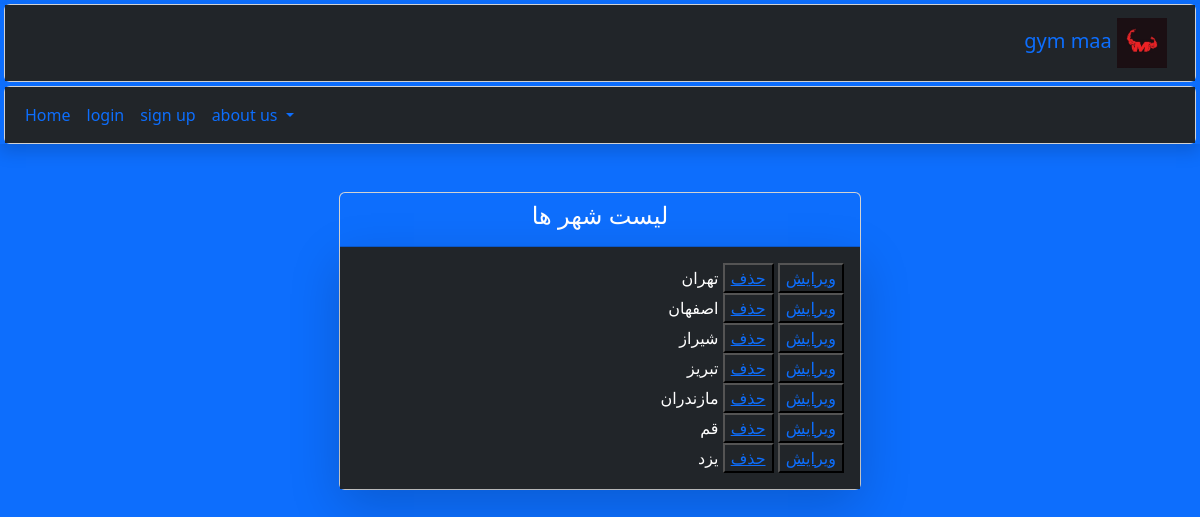
Screenshot of /city.php with the database file from the repository.
### tables this page shows
CREATE TABLE `city` (
  `id` int(11) NOT NULL,
  `city` varchar(40) NOT NULL
);

### city.php (the view, shortened to what this page needs)
<?php
include("header.php");
?>
<div class="container mt-5">
    <div class="row justify-content-center">
      <div class="col-md-6">
        <div class="card">
          <div class="card-header text-center bg-primary text-white">
            <h4>لیست شهر ها</h4>
          </div>
          <div class="card-body shadow-lg bg-dark">
          <?php
$a=mysqli_connect("localhost","root","","gym");
$b=mysqli_query($a,"SELECT * FROM `city`");
?>
<?php
$row=mysqli_fetch_array($b);
while($row)
{
 ?>
 <div class="row">
 <div class="col text-white">
 <button class="bg-dark"><a href="cityedit.php?id=<?php echo($row["id"]); ?>">ویرایش</a></button>
<button class="bg-dark"><a href="citydelete.php?id=<?php echo($row["id"]); ?>">حذف</a></button>
<span>
    <?php echo($row['city']); ?>
</span>
</div>
</div>
 <?php
 $row=mysqli_fetch_array($b);
}
?>
          </div>
        </div>
      </div>
    </div>
</div>
</body>
</html>

### rows the page displays
city: city "تهران"
city: city "اصفهان"
city: city "شیراز"
city: city "تبریز"
city: city "مازندران"
city: city "قم"
city: city "یزد"
